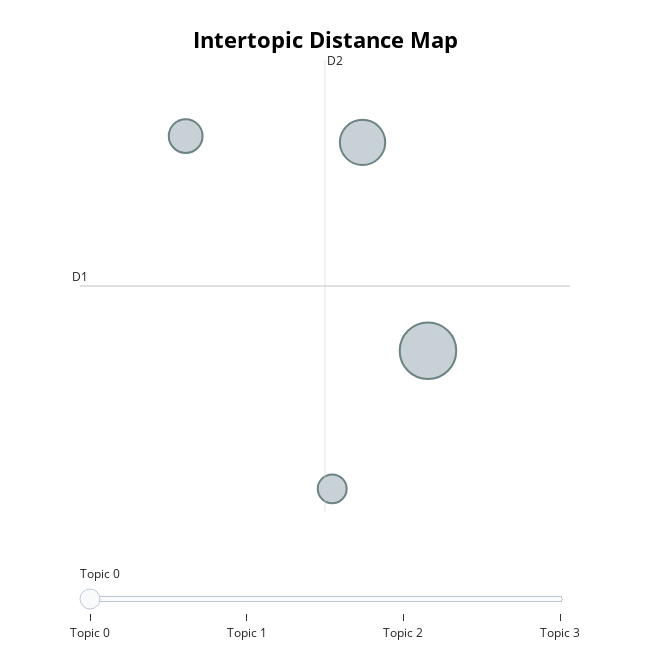

Notebook code for this chart:
### Code cell
topic_model.visualize_topics()

### Figure 1 — Plotly figure (JSON) as saved in the notebook; plotly's stock layout.template omitted (floating-point values rounded to 4 significant figures)
{"data": [{"customdata": [[0, "quantum | qubits | phonons | phonon | qubit", 42], [1, "quantum | stocks | nasdaqbidu | qcaas | investments", 27], [2, "billionaire | holdings | investors | value | dollar", 15], [3, "graphene | qubits | quantum | electronhole | dots", 11]], "hovertemplate": "<b>Topic %{customdata[0]}</b><br>%{customdata[1]}<br>Size: %{customdata[2]}", "legendgroup": "", "marker": {"color": "#B0BEC5", "line": {"color": "DarkSlateGrey", "width": 2}, "size": [42, 27, 15, 11], "sizemode": "area", "sizeref": 0.02625, "symbol": "circle"}, "mode": "markers", "name": "", "orientation": "v", "showlegend": false, "type": "scatter", "x": [4.239, 3.946, 3.154, 3.81], "xaxis": "x", "y": [1.369, 2.344, 2.373, 0.7223], "yaxis": "y"}], "layout": {"annotations": [{"showarrow": false, "text": "D1", "x": 2.681, "y": 1.671, "yshift": 10}, {"showarrow": false, "text": "D2", "x": 3.778, "xshift": 10, "y": 2.729}], "height": 650, "hoverlabel": {"bgcolor": "white", "font": {"family": "Rockwell", "size": 16}}, "legend": {"itemsizing": "constant", "tracegroupgap": 0}, "margin": {"t": 60}, "shapes": [{"line": {"color": "#CFD8DC", "width": 2}, "type": "line", "x0": 3.778, "x1": 3.778, "y0": 0.614, "y1": 2.729}, {"line": {"color": "#9E9E9E", "width": 2}, "type": "line", "x0": 2.681, "x1": 4.875, "y0": 1.671, "y1": 1.671}], "sliders": [{"active": 0, "pad": {"t": 50}, "steps": [{"args": [{"marker.color": [["red", "#B0BEC5", "#B0BEC5", "#B0BEC5"]]}], "label": "Topic 0", "method": "update"}, {"args": [{"marker.color": [["#B0BEC5", "red", "#B0BEC5", "#B0BEC5"]]}], "label": "Topic 1", "method": "update"}, {"args": [{"marker.color": [["#B0BEC5", "#B0BEC5", "red", "#B0BEC5"]]}], "label": "Topic 2", "method": "update"}, {"args": [{"marker.color": [["#B0BEC5", "#B0BEC5", "#B0BEC5", "red"]]}], "label": "Topic 3", "method": "update"}]}], "title": {"font": {"color": "Black", "size": 22}, "text": "<b>Intertopic Distance Map</b>", "x": 0.5, "xanchor": "center", "y": 0.95, "yanchor": "top"}, "width": 650, "xaxis": {"anchor": "y", "domain": [0, 1], "range": [2.681, 4.875], "title": {"text": ""}, "visible": false}, "yaxis": {"anchor": "x", "domain": [0, 1], "range": [0.614, 2.729], "title": {"text": ""}, "visible": false}}}
